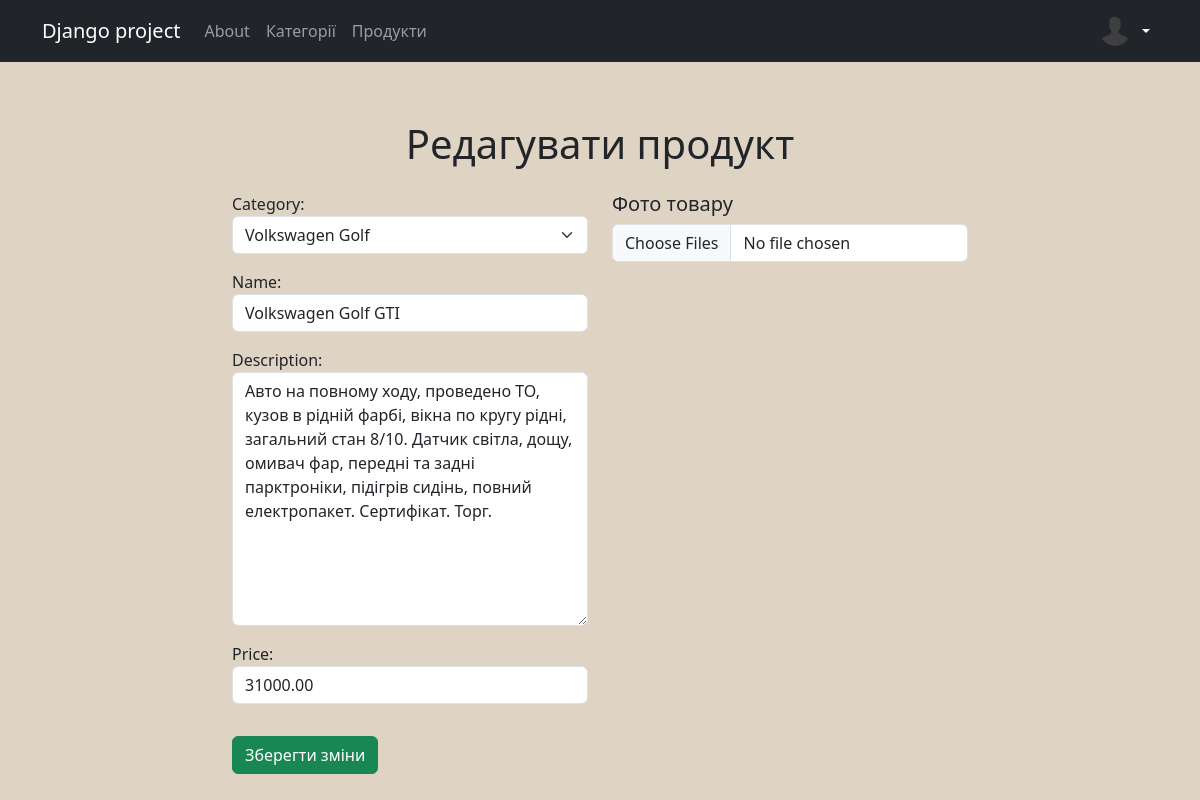
The page /products/edit/1/ (signed in) on the database its author committed.
### products/models.py (models this page shows, shortened)
class Product(models.Model):
    category = models.ForeignKey(
        Category, on_delete=models.CASCADE, related_name="products"
    )
    name = models.CharField(max_length=255)
    slug = models.SlugField(max_length=255, null=True, blank=True, unique=True)
    description = models.TextField(blank=True)
    price = models.DecimalField(max_digits=10, decimal_places=2)
    created_at = models.DateTimeField(auto_now_add=True)
    updated_at = models.DateTimeField(auto_now=True)

### products/views.py (the view)
# urls.py: path('edit/<int:product_id>/', views.edit_product, name='edit_product'),
def edit_product(request, product_id):
    try:
        product = Product.objects.get(id=product_id)
    except Product.DoesNotExist:
        return redirect('products:show_products')
    if request.method == "POST":
        form = ProductForm(request.POST, instance=product)
        images_ids = request.POST.getlist('images')
        if form.is_valid():
            product = form.save()
            for img in product.images.all():
                if img.image:
                    img.image.delete(save=False)
                img.delete()
            for idx, img_id in enumerate(images_ids):
                try:
                    img = ProductImage.objects.get(id=img_id)
                    img.product = product
                    img.priority = idx
                    img.save()
                except ProductImage.DoesNotExist:
                    pass
            return redirect("products:show_products")
    else:
        form = ProductForm(instance=product)
    return render(request, "edit_product.html", {"form": form, "product": product})

### products/forms.py
class ProductForm(forms.ModelForm):
    class Meta:
        model = Product
        fields = ["category", "name", "description", "price"]

### categories/models.py (called while the page is built)
    def __str__(self):
        return self.name

### products/templates/edit_product.html (shortened to what this page needs)
{% extends "layout.html" %}
{% load widget_tweaks %}
{% block content %}
<h1 class="text-center my-4">Редагувати продукт</h1>
<div class="row">
    <div class="col-md-8 offset-md-2">
        <form method="POST" enctype="multipart/form-data" id="product-form">
            <div class="row">
                <div class="col-md-6">
                    <div class="mb-3">
                        {{ form.category.label_tag }}
                        {{ form.category|add_class:"form-select" }}
                    </div>
                    <div class="mb-3">
                        {{ form.name.label_tag }}
                        {{ form.name|add_class:"form-control" }}
                    </div>
                    <div class="mb-3">
                        {{ form.description.label_tag }}
                        {{ form.description|add_class:"form-control" }}
                    </div>
                    <div class="mb-3">
                        {{ form.price.label_tag }}
                        {{ form.price|add_class:"form-control" }}
                    </div>
                </div>
                <div class="col-md-6">
                    <h5 class="mt-0">Фото товару</h5>
                    <input type="file" name="images" id="product-images" multiple class="form-control mb-3">
                </div>
            </div>
            <div class="d-flex flex-row">
                <button type="submit" class="btn btn-success mt-3">Зберегти зміни</button>
            </div>
        </form>
    </div>
</div>
{% endblock %}

### static/styles.css (style rules this page uses)
body { margin-top: 3rem; background-color: #dfd3c3; }

### rows shown on the page
Product: category "Volkswagen Golf", name "Volkswagen Golf GTI", description "Авто на повному ходу, проведено ТО, кузов в рідній фарбі, вікна по кругу рідні, загальний стан 8/10. Датчик світла, дощу, омивач фар, передні та задні парктроніки, підігрів сидінь, повний електропакет. Сертифікат. Торг.", price "31000.00"
